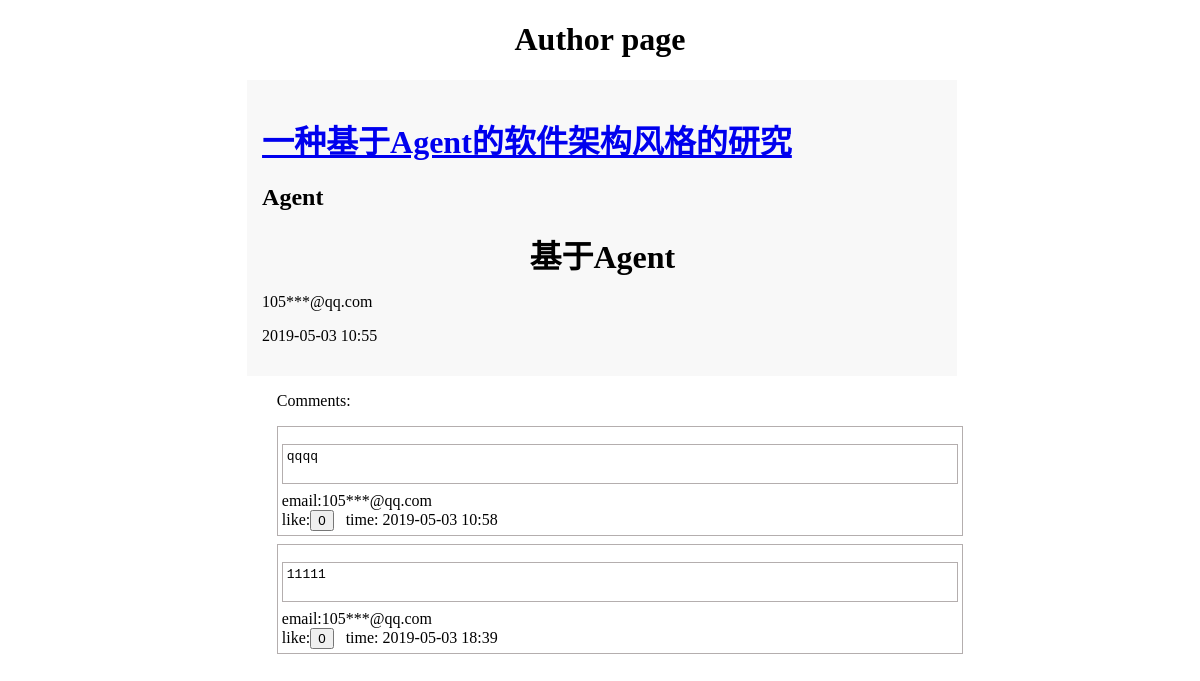
The app's page /author/1054689185@qq.com with its own data.
### tables this page shows
CREATE TABLE Publish
(
    id text PRIMARY KEY,
    fname text,
    title text,
    abstract text,
    desc text,
    email text,
    path text,
    time text
);

CREATE TABLE Article
(
    id text,
    thumb text,
    comment text,
    email text,
    time text,
    comment_id integer PRIMARY KEY AUTOINCREMENT NOT NULL,
    CONSTRAINT Article_Publish_id_fk FOREIGN KEY (id) REFERENCES Publish (id)
);

### app.py (the view)
@app.route('/author/<email>')
def author(email):
    info = Serverdatabase.get_author(email)
    info1 = Serverdatabase.get_author1(email)
    tool = Tool()
    return render_template('author.html', info = info, info1 = info1, tool = tool)

### app.py (called while the page is built)
@app.after_request
def after_request(response):
    if request.path.startswith('/'):
        id = request.path[request.path.rfind('/', 0)+1:]
        print(id)
        ip = request.remote_addr
        print(ip)
        Serverdatabase.set_count(id, ip)
    return response

@app.before_request
def before_request():
    if request.path.startswith('/publish/'):
        verify = Verify()
        verify.show()

@app.before_request
def beforeRequest():
    ip = request.remote_addr
    Serverdatabase.record_ip(ip)

    def jiami(self, email):
        email3 = email
        count1 = len(email)
        email = email[0:email.rfind('@', 0)]
        count = len(email)
        email1 = email[0:int(count / 3)]
        email2 = email[int(count / 3):count]
        email2 = email2.replace(email2, "***")
        email4 = email3[count:count1]
        email5 = email1 + email2 + email4
        return email5

### publish.py (called while the page is built)
    @staticmethod
    def set_count(id, ip):
        conn = sqlite3.connect('server.sqlite3')
        c = conn.cursor()
        sql = 'select * from Browse where id = \''+id+'\' and ip = \'' + ip + '\''
        c.execute(sql)
        data = c.fetchall()
        if data == []:
            c.execute('Insert into Browse(id, count, ip) values (?,?,?)',(id, 1, ip))
            conn.commit()
            c.close()
            conn.close()
        else:
            conn.commit()
            c.close()
            conn.close()

    @staticmethod
    def record_ip(ip):
        conn = sqlite3.connect('server.sqlite3')
        c = conn.cursor()
        sql = 'select * from IP where ip = \'' + ip + '\''
        c.execute(sql)
        data = c.fetchall()
        if data == []:
            c.execute("INSERT into IP(ip) values (?)", (ip,))
            conn.commit()
            c.close()
            conn.close()
        else:
            c.close()
            conn.close()

    @staticmethod
    def get_author(email):
        conn = sqlite3.connect('server.sqlite3')
        c = conn.cursor()
        sql = 'select * from main.Publish where email = \''+email+'\''
        c.execute(sql)
        data = c.fetchall()
        conn.commit()
        c.close()
        conn.close()
        return data

### templates/author.html (shortened to what this page needs)
<!DOCTYPE html>
<html lang="en">
<head>
</head>
<body>
<h1 align="center">Author page</h1>
<ol>
{% autoescape false %}
{% for item in info %}
    <li class="li"> <div class="content"><h1><a href = "/{{ item[0] }}">{{ item[2] }}</a> </h1> <h2>{{ item[3] }} </h2> <p>{{ item[4] }}</p><p> {{ tool.jiami(item[5]) }}</p><p> {{ item[7] }}</p></div></li>
{% endfor %}
{% endautoescape %}
<div id = "content">
   <p>Comments:</p>
{% autoescape false %}
{% for item in info1 %}
  <div class="comment"><pre class="comment"><li>{{ item[2] }}</li><br/></pre>
      email:{{ tool.jiami(item[3]) }}
      <br/>
      like:<button id="btn_zan">0</button>&nbsp;&nbsp;
      time: {{ item[4] }}
  </div>
  {% endfor %}
{% endautoescape %}
  </div><br/>
</ol>
</body>
</html>

### templates/author.html (style rules this page uses)
#content { margin-left:20%; margin-right: 20%; margin-bottom: 5px; }
.comment { border-style: solid; padding: 4px; border-color: #B4AEAE; margin-bottom: 8px; border-width: thin; }
li { list-style: none; }
.li { list-style-type: none; background-color: #f8f8f8; margin-top: 20px; padding: 15px; margin-right: 20.5%; margin-left: 17.4%; }

### records on screen
Publish: title "一种基于Agent的软件架构风格的研究", abstract "Agent", desc "基于Agent", jiami "105***@qq.com", time "2019-05-03 10:55"
Article: comment "qqqq", jiami "105***@qq.com", time "2019-05-03 10:58"
Article: comment "11111", jiami "105***@qq.com", time "2019-05-03 18:39"
